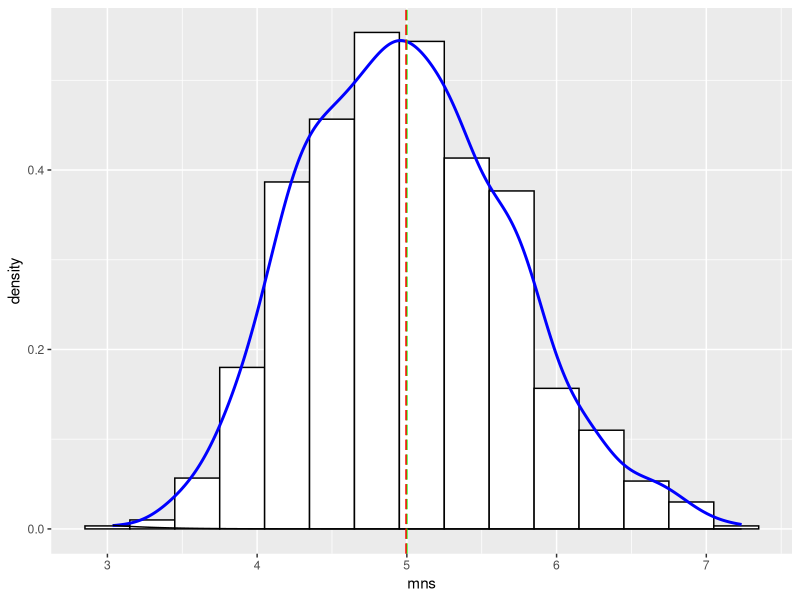

The R source for this figure:
## ---- chunk 1
      library(ggplot2)
      mns=NULL
      for (i in 1 : 1000) mns = c(mns, mean(rexp(48, 0.2)))
  
      g <- ggplot(data.frame(mns), aes(x =mns))
      g <- g + geom_histogram(aes(y=..density..), colour="black", fill = "white", binwidth = 0.3)
      g <- g + geom_density(colour="blue", size=1)
      g <- g + stat_function(fun = dnorm, arg = list(mean = (1/0.2),sd = sd(mns)))
      g <- g + geom_vline(xintercept = 1/0.2, colour="green", linetype="longdash")
      g <- g + geom_vline(xintercept = mean(mns), colour="red", linetype="longdash")
      
      print(g)
